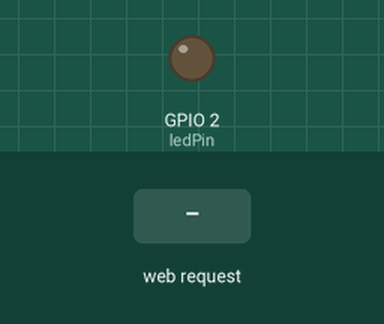
Recording of a sketch running on a simulated ESP8266 (NodeMCU). Parts: output pins drawn as LEDs (lit = HIGH). The test bench sets the inputs (shaded band). WiFi joins after 1.5 s; servers stay silent unless stated; what the sketch prints to the serial monitor is not drawn.

Above: at 2.7 s.
2.8 s: HTTP request GET /LED=ON received
At 3.3 s:
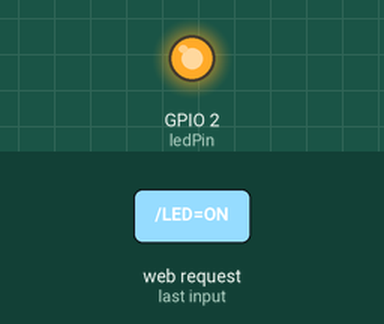
4.3 s: HTTP request GET /LED=OFF received
At 5.6 s:
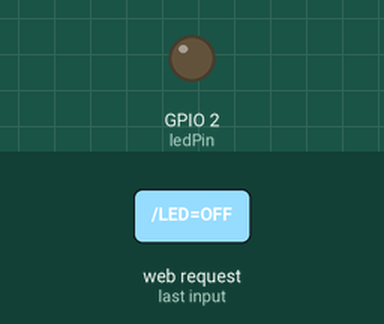
Timing chart, 0 to 7.3 s (numbered marks = the images above; inputs shaded):
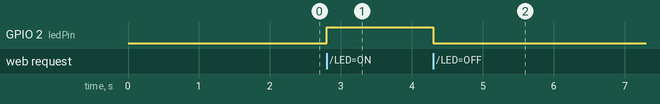

Measured:
- after the input at 2.8 s, GPIO 2 (ledPin): LOW → HIGH at once
- after the input at 4.3 s, GPIO 2 (ledPin): HIGH → LOW at once

The sketch:

d1webenciendeledipstatic.ino
```cpp
#include <ESP8266WiFi.h>


IPAddress arduino_ip ( 192,  168,   1,  99);
IPAddress dns_ip     (  8,   8,   8,   8);
IPAddress gateway_ip ( 192,  168,   1,   1);
IPAddress subnet_mask(255, 255, 255,   0);

const char* ssid = "ssid";
const char* password = "password";


int ledPin = 2; // GPIO2
WiFiServer server(80);

void setup() {
  Serial.begin(115200);
  delay(10);


  pinMode(ledPin, OUTPUT);
  digitalWrite(ledPin, LOW);

  // Conexión a WiFi network
  Serial.println();
  Serial.println();
  Serial.print("Conectado a ");
  Serial.println(ssid);


   WiFi.config(arduino_ip, gateway_ip, subnet_mask);
  WiFi.begin(ssid, password);

  while (WiFi.status() != WL_CONNECTED) {
    delay(500);
    Serial.print(".");
  }
  Serial.println("");
  Serial.println("WiFi conectado");

  // Start the server
  server.begin();
  Serial.println("Servidor inicializado ");

  // Print the IP address
  Serial.print("URL: ");
  Serial.print("http://");
  Serial.print(WiFi.localIP());
  Serial.println("/");

}

void loop() {
  // Check if a client has connected
  WiFiClient client = server.available();
  if (!client) {
    return;
  }

  // Wait until the client sends some data
  Serial.println("nuevo cliente");
  while(!client.available()){
    delay(1);
  }

  // Read the first line of the request
  String request = client.readStringUntil('\r');
  Serial.println(request);
  client.flush();

  // Match the request

  int value = LOW;
  if (request.indexOf("/LED=ON") != -1) {
    digitalWrite(ledPin, HIGH);
    value = HIGH;
  }
  if (request.indexOf("/LED=OFF") != -1){
    digitalWrite(ledPin, LOW);
    value = LOW;
  }


  // Return the response
  client.println("HTTP/1.1 200 OK");
  client.println("Content-Type: text/html");
  client.println(""); //  do not forget this one
  client.println("<!DOCTYPE HTML>");
  client.println("<html><head><meta http-equiv='Content-Type' content='text/html; charset=utf-8' /></head>");

  client.print("Led está: ");

  if(value == HIGH) {
    client.print("On");
  } else {
    client.print("Off");
  }
  client.println("<br><br>");
  client.println("<a href=\"/LED=ON\">Encender LED</a> <br>");
  client.println("<a href=\"/LED=OFF\">Apagar LED</a><br>");
  client.println("</html>");

  delay(1);
  Serial.println("Cliente desconectado");
  Serial.println("");

}
```
